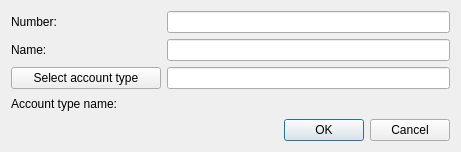
<?xml version="1.0" encoding="UTF-8"?>
<ui version="4.0">
 <class>CreateChartOfAccounts</class>
 <widget class="QDialog" name="CreateChartOfAccounts">
  <property name="geometry">
   <rect>
    <x>0</x>
    <y>0</y>
    <width>461</width>
    <height>147</height>
   </rect>
  </property>
  <property name="sizePolicy">
   <sizepolicy hsizetype="Fixed" vsizetype="Fixed">
    <horstretch>0</horstretch>
    <verstretch>0</verstretch>
   </sizepolicy>
  </property>
  <property name="windowTitle">
   <string>Create/Update chart of accounts</string>
  </property>
  <property name="locale">
   <locale language="English" country="UnitedStates"/>
  </property>
  <property name="modal">
   <bool>false</bool>
  </property>
  <layout class="QGridLayout" name="gridLayout">
   <property name="leftMargin">
    <number>11</number>
   </property>
   <property name="topMargin">
    <number>11</number>
   </property>
   <property name="rightMargin">
    <number>11</number>
   </property>
   <property name="bottomMargin">
    <number>11</number>
   </property>
   <item row="0" column="0">
    <widget class="QLabel" name="numberLb">
     <property name="text">
      <string>Number:</string>
     </property>
    </widget>
   </item>
   <item row="1" column="1">
    <widget class="QLineEdit" name="nameEdit">
     <property name="toolTip">
      <string>&lt;html&gt;&lt;head/&gt;&lt;body&gt;&lt;p&gt;For example: &amp;quot;River Co.&amp;quot;&lt;/p&gt;&lt;/body&gt;&lt;/html&gt;</string>
     </property>
    </widget>
   </item>
   <item row="0" column="1">
    <widget class="QLineEdit" name="numberEdit">
     <property name="toolTip">
      <string>&lt;html&gt;&lt;head/&gt;&lt;body&gt;&lt;p&gt;For example: Main St. 99&lt;/p&gt;&lt;/body&gt;&lt;/html&gt;</string>
     </property>
    </widget>
   </item>
   <item row="4" column="0" colspan="2">
    <layout class="QHBoxLayout" name="horizontalLayout">
     <item>
      <spacer name="horizontalSpacer">
       <property name="orientation">
        <enum>Qt::Horizontal</enum>
       </property>
       <property name="sizeHint" stdset="0">
        <size>
         <width>40</width>
         <height>20</height>
        </size>
       </property>
      </spacer>
     </item>
     <item>
      <widget class="QPushButton" name="okBtn">
       <property name="text">
        <string>OK</string>
       </property>
      </widget>
     </item>
     <item>
      <widget class="QPushButton" name="cancelBtn">
       <property name="text">
        <string>Cancel</string>
       </property>
      </widget>
     </item>
    </layout>
   </item>
   <item row="1" column="0">
    <widget class="QLabel" name="nameLb">
     <property name="sizePolicy">
      <sizepolicy hsizetype="Preferred" vsizetype="Preferred">
       <horstretch>0</horstretch>
       <verstretch>0</verstretch>
      </sizepolicy>
     </property>
     <property name="minimumSize">
      <size>
       <width>100</width>
       <height>0</height>
      </size>
     </property>
     <property name="text">
      <string>Name:</string>
     </property>
    </widget>
   </item>
   <item row="2" column="0">
    <widget class="QPushButton" name="accTypeBtn">
     <property name="minimumSize">
      <size>
       <width>150</width>
       <height>0</height>
      </size>
     </property>
     <property name="text">
      <string>Select account type</string>
     </property>
    </widget>
   </item>
   <item row="2" column="1">
    <widget class="QLineEdit" name="accTypeEdit">
     <property name="readOnly">
      <bool>true</bool>
     </property>
    </widget>
   </item>
   <item row="3" column="0">
    <widget class="QLabel" name="label">
     <property name="text">
      <string>Account type name:</string>
     </property>
    </widget>
   </item>
   <item row="3" column="1">
    <widget class="QLabel" name="accTypeNamePh">
     <property name="font">
      <font>
       <family>Times New Roman</family>
       <pointsize>12</pointsize>
       <weight>75</weight>
       <italic>true</italic>
       <bold>true</bold>
      </font>
     </property>
     <property name="text">
      <string/>
     </property>
    </widget>
   </item>
  </layout>
 </widget>
 <tabstops>
  <tabstop>okBtn</tabstop>
  <tabstop>cancelBtn</tabstop>
 </tabstops>
 <resources/>
 <connections/>
</ui>
